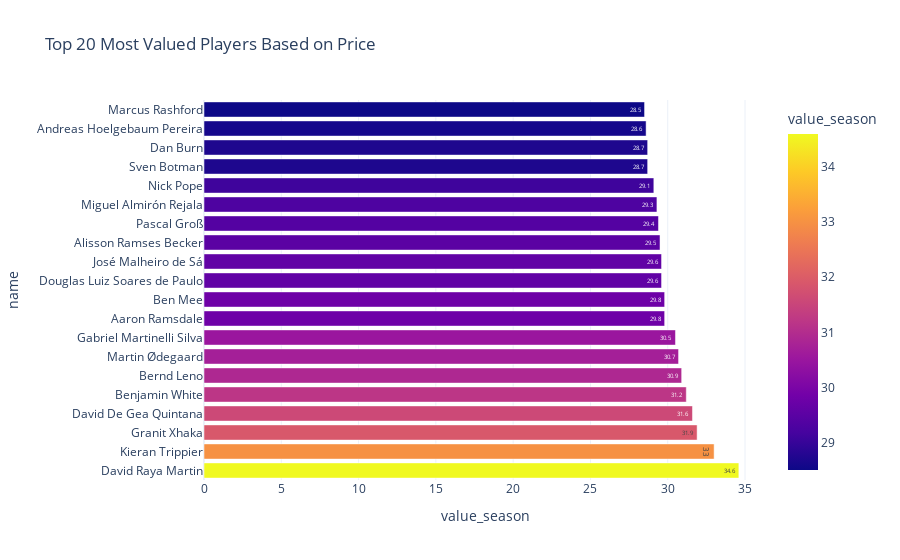

The cell this chart's notebook holds for it:
### Code cell
fig = px.bar(value, x='value_season', y='name', color='value_season', hover_data={'cost', 'team', 'position'}, text='value_season',
            title='Top 20 Most Valued Players Based on Price', template='plotly_white')
fig.update_layout(height=600)
fig.show()

### Figure 1 — Plotly figure (JSON) as saved in the notebook; plotly's stock layout.template omitted (floating-point values rounded to 4 significant figures)
{"data": [{"alignmentgroup": "True", "customdata": [[4.8, "GKP", "Brentford"], [6, "DEF", "Newcastle"], [4.8, "MID", "Arsenal"], [5.1, "GKP", "Man Utd"], [5, "DEF", "Arsenal"], [4.6, "GKP", "Fulham"], [6.9, "MID", "Arsenal"], [6.5, "MID", "Arsenal"], [4.8, "GKP", "Arsenal"], [4.8, "DEF", "Brentford"], [4.8, "MID", "Aston Villa"], [5, "GKP", "Wolves"], [5.5, "GKP", "Liverpool"], [5.4, "MID", "Brighton"], [5.4, "MID", "Newcastle"], [5.4, "GKP", "Newcastle"], [4.5, "DEF", "Newcastle"], [4.5, "DEF", "Newcastle"], [4.3, "MID", "Fulham"], [7.2, "MID", "Man Utd"]], "hovertemplate": "value_season=%{marker.color}<br>name=%{y}<br>cost=%{customdata[0]}<br>position=%{customdata[1]}<br>team=%{customdata[2]}<extra></extra>", "legendgroup": "", "marker": {"color": [34.6, 33, 31.9, 31.6, 31.2, 30.9, 30.7, 30.5, 29.8, 29.8, 29.6, 29.6, 29.5, 29.4, 29.3, 29.1, 28.7, 28.7, 28.6, 28.5], "coloraxis": "coloraxis", "pattern": {"shape": ""}}, "name": "", "offsetgroup": "", "orientation": "h", "showlegend": false, "text": [34.6, 33, 31.9, 31.6, 31.2, 30.9, 30.7, 30.5, 29.8, 29.8, 29.6, 29.6, 29.5, 29.4, 29.3, 29.1, 28.7, 28.7, 28.6, 28.5], "textposition": "auto", "type": "bar", "x": [34.6, 33, 31.9, 31.6, 31.2, 30.9, 30.7, 30.5, 29.8, 29.8, 29.6, 29.6, 29.5, 29.4, 29.3, 29.1, 28.7, 28.7, 28.6, 28.5], "xaxis": "x", "y": ["David Raya Martin", "Kieran Trippier", "Granit Xhaka", "David De Gea Quintana", "Benjamin White", "Bernd Leno", "Martin Ødegaard", "Gabriel Martinelli Silva", "Aaron Ramsdale", "Ben Mee", "Douglas Luiz Soares de Paulo", "José Malheiro de Sá", "Alisson Ramses Becker", "Pascal Groß", "Miguel Almirón Rejala", "Nick Pope", "Sven Botman", "Dan Burn", "Andreas Hoelgebaum Pereira", "Marcus Rashford"], "yaxis": "y"}], "layout": {"autosize": true, "barmode": "relative", "coloraxis": {"colorbar": {"title": {"text": "value_season"}}, "colorscale": [[0, "#0d0887"], [0.1111, "#46039f"], [0.2222, "#7201a8"], [0.3333, "#9c179e"], [0.4444, "#bd3786"], [0.5556, "#d8576b"], [0.6667, "#ed7953"], [0.7778, "#fb9f3a"], [0.8889, "#fdca26"], [1, "#f0f921"]]}, "legend": {"tracegroupgap": 0}, "title": {"text": "Top 20 Most Valued Players Based on Price"}, "xaxis": {"anchor": "y", "autorange": true, "domain": [0, 1], "range": [0, 36.42], "title": {"text": "value_season"}, "type": "linear"}, "yaxis": {"anchor": "x", "autorange": true, "domain": [0, 1], "range": [-0.5, 19.5], "title": {"text": "name"}, "type": "category"}}}
